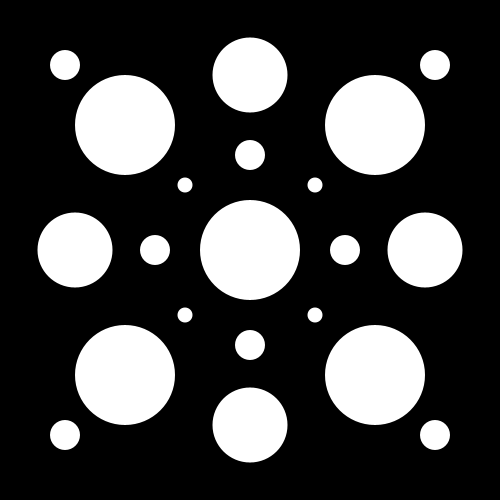
Frame 1 (no input)
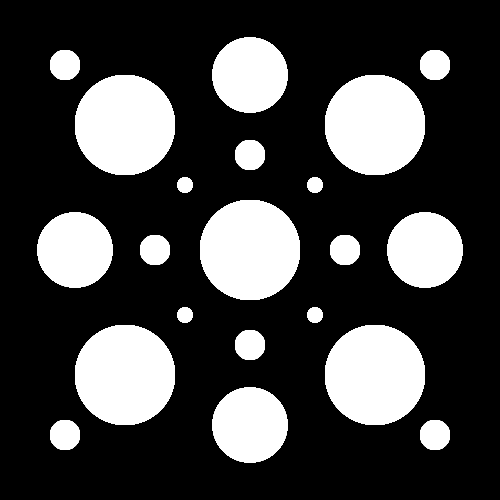
Frame 60 (the mouse pressed at the canvas centre just before this capture)
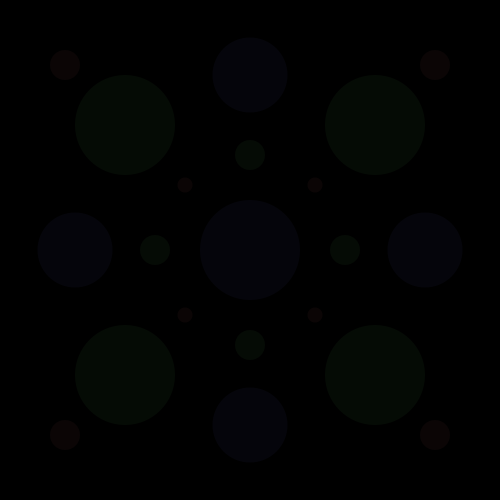
Frame 120 (the mouse held since frame 60 and released just before this capture)

The Processing sketch that drew these frames (run headless with seeded random() and noise(); from frame 60 on, the mouse is pressed at the canvas centre):

// Processing sketch: processing_158667
// ── processing_158667.pde

void setup()
{
  background(0,0,0);
  
  fill(0,0,0);
  ellipse(250,250,500,500);
  
  size(500,500);
}

void draw()
{ 
  float optionA = abs(255-mouseX);
  float optionB= abs(255-mouseY);
  float optionC = abs(255-mouseX)*sqrt(abs(255-mouseY));
  
  noStroke();  
  
  if(mousePressed) {
  fill(random(optionA),random(optionB),random(optionC));
  ellipse(mouseX,mouseY,30,30);
  }
  
  if(mousePressed && (200 < mouseX) && (mouseX < 300) && (200 < mouseY) &&(mouseY < 300)) {
    fill(0,0,0);
    rect(0,0,500,500);
  }
  
  fill(optionA, optionB, optionC);
  ellipse(250,250,100,100);
  
  fill(optionA, optionC, optionB);
  ellipse(125,125,100,100);
  ellipse(375,375,100,100);
  ellipse(125,375,100,100);
  ellipse(375,125,100,100);
  
  fill(optionB, optionA, optionC);
  ellipse(250,75,75,75);
  ellipse(250,425,75,75);
  ellipse(75,250,75,75);
  ellipse(425,250,75,75);
  
  fill(optionB, optionC, optionA);
  ellipse(250,155,30,30);
  ellipse(250,345,30,30);
  ellipse(155,250,30,30);
  ellipse(345,250,30,30);
  
  fill(optionC, optionA, optionB);
  ellipse(185,185,15,15);
  ellipse(315,315,15,15);
  ellipse(185,315,15,15);
  ellipse(315,185,15,15);
  
  fill(optionC, optionB, optionA);
  ellipse(435,65,30,30);
  ellipse(65,435,30,30);
  ellipse(65,65,30,30);
  ellipse(435,435,30,30);
  
  
}
